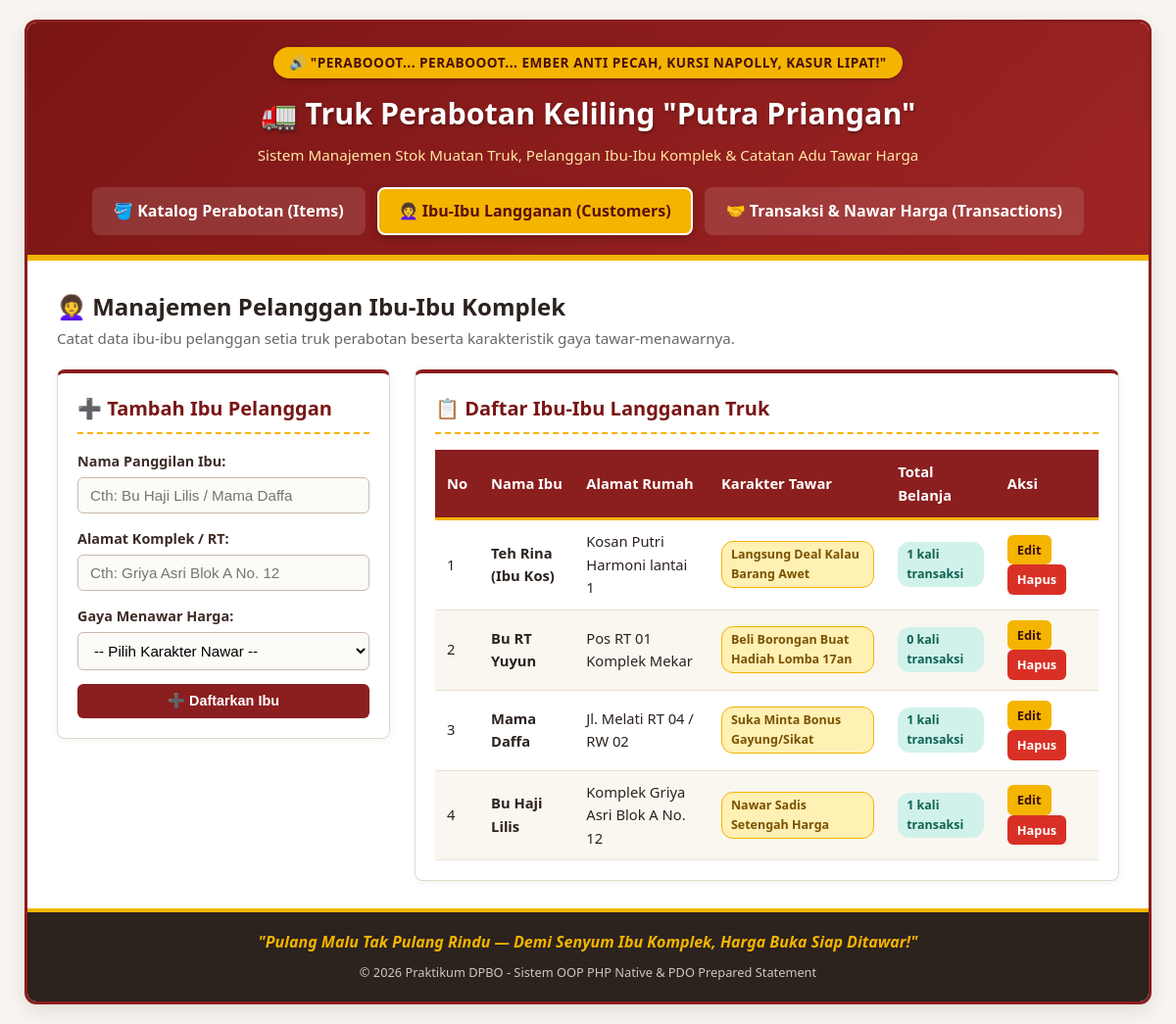
The app's page /index.php?page=customers with its own data.
### tables this page shows
CREATE TABLE customers (
     
    id INT AUTO_INCREMENT PRIMARY KEY,
     
    customer_name VARCHAR(100) NOT NULL,
     
    complex_address VARCHAR(150) NOT NULL,
     
    bargain_style VARCHAR(100) NOT NULL
);

### config/db.php (called while the page is built, shortened)
<?php
class Database {
    private $host = "localhost";
    private $dbname = "db_furniture_truck";
    private $username = "root";
    private $password = "";
    public function __construct() {
        try {
            $dsn = "mysql:host=" . $this->host . ";dbname=" . $this->dbname . ";charset=utf8mb4";
            $this->conn = new PDO($dsn, $this->username, $this->password);
        } catch (PDOException $exception) {
            die("Koneksi Database Gagal: " . $exception->getMessage());
        }
    }
}
?>

### class/Customer.php (called while the page is built, shortened)
<?php
require_once __DIR__ . '/../config/db.php';
class Customer {
    private $db;
    public function __construct() {
        $database = new Database();
        $this->db = $database->conn;
    }
    public function getAllCustomers() {
        $sql = "SELECT c.*, COUNT(t.id) AS total_shopping
                FROM customers c
                LEFT JOIN transactions t ON c.id = t.customer_id
                GROUP BY c.id
                ORDER BY c.id DESC";
        $stmt = $this->db->prepare($sql);
        $stmt->execute();
        return $stmt->fetchAll();
    }
}
?>

### view/customers.php (the view, shortened to what this page needs)
<?php
require_once __DIR__ . '/../class/Customer.php';
$customerObj = new Customer();
$editData = null;
$customersList = $customerObj->getAllCustomers();
?>
<div class="page-title-box" style="margin-bottom: 20px;">
    <h2>👩‍🦱 Manajemen Pelanggan Ibu-Ibu Komplek</h2>
    <p style="color: #666; font-size: 0.95rem;">Catat data ibu-ibu pelanggan setia truk perabotan beserta karakteristik gaya tawar-menawarnya.</p>
</div>
<div class="content-grid">
    <div class="card">
        <h2><?= $editData ? '✏️ Edit Data Ibu' : '➕ Tambah Ibu Pelanggan' ?></h2>
        <form action="index.php?page=customers" method="POST">
            <div class="form-group">
                <label for="customer_name">Nama Panggilan Ibu:</label>
                <input type="text" id="customer_name" name="customer_name"
                       value="<?= $editData ? htmlspecialchars($editData['customer_name']) : '' ?>"
                       placeholder="Cth: Bu Haji Lilis / Mama Daffa" required>
            </div>
            <div class="form-group">
                <label for="complex_address">Alamat Komplek / RT:</label>
                <input type="text" id="complex_address" name="complex_address"
                       value="<?= $editData ? htmlspecialchars($editData['complex_address']) : '' ?>"
                       placeholder="Cth: Griya Asri Blok A No. 12" required>
            </div>
            <div class="form-group">
                <label for="bargain_style">Gaya Menawar Harga:</label>
                <select id="bargain_style" name="bargain_style" required>
                    <option value="">-- Pilih Karakter Nawar --</option>
                </select>
            </div>
            <button type="submit" class="btn <?= $editData ? 'btn-warning' : 'btn-primary' ?>">
                <?= $editData ? '💾 Simpan Perubahan' : '➕ Daftarkan Ibu' ?>
            </button>
        </form>
    </div>
    <div class="card">
        <h2>📋 Daftar Ibu-Ibu Langganan Truk</h2>
        <div class="table-responsive">
            <table>
                <thead>
                    <tr>
                        <th>No</th>
                        <th>Nama Ibu</th>
                        <th>Alamat Rumah</th>
                        <th>Karakter Tawar</th>
                        <th>Total Belanja</th>
                        <th>Aksi</th>
                    </tr>
                </thead>
                <tbody>
                    <?php if (count($customersList) > 0): ?>
                        <?php $no = 1; foreach ($customersList as $row): ?>
                            <tr>
                                <td><?= $no++ ?></td>
                                <td><strong><?= htmlspecialchars($row['customer_name']) ?></strong></td>
                                <td><?= htmlspecialchars($row['complex_address']) ?></td>
                                <td>
                                    <span class="badge badge-yellow">
                                        <?= htmlspecialchars($row['bargain_style']) ?>
                                    </span>
                                </td>
                                <td>
                                    <span class="badge badge-green">
                                        <?= $row['total_shopping'] ?> kali transaksi
                                    </span>
                                </td>
                                <td>
                                    <a href="index.php?page=customers&action=edit&id=<?= $row['id'] ?>" class="btn btn-warning btn-sm">Edit</a>
                                    <a href="index.php?page=customers&action=delete&id=<?= $row['id'] ?>"
                                       class="btn btn-danger btn-sm"
                                       onclick="return confirm('Yakin ingin menghapus data ibu ini? Riwayat transaksinya juga akan ikut terhapus.')">Hapus</a>
                                </td>
                            </tr>
                        <?php endforeach; ?>
                    <?php endif; ?>
                </tbody>
            </table>
        </div>
    </div>
</div>

### style.css (style rules this page uses)
* { box-sizing: border-box; margin: 0; padding: 0; }
body { font-family: 'Segoe UI', Tahoma, Geneva, Verdana, sans-serif; background-color: #F8F5F0; color: #2C221E; line-height: 1.6; padding: 20px; }
.content-grid { display: grid; grid-template-columns: 340px 1fr; gap: 25px; align-items: start; }
.card { background-color: #FFFFFF; border: 1px solid #E2D9C8; border-top: 4px solid #8B1E1E; border-radius: 8px; padding: 20px; box-shadow: 0 2px 8px rgba(0, 0, 0, 0.05); }
.card h2 { font-size: 1.25rem; color: #7A1515; margin-bottom: 16px; padding-bottom: 8px; border-bottom: 2px dashed #F4B400; }
.form-group { margin-bottom: 14px; }
.form-group label { display: block; font-weight: 600; font-size: 0.9rem; margin-bottom: 5px; color: #3D2C26; }
.form-group input, .form-group select { width: 100%; padding: 9px 12px; border: 1.5px solid #C9BBAE; border-radius: 6px; font-size: 0.95rem; background-color: #FDFBF7; }
.btn { display: inline-block; padding: 9px 16px; font-size: 0.9rem; font-weight: 700; text-align: center; text-decoration: none; border-radius: 6px; border: none; cursor: pointer; transition: opacity 0.2s; }
.btn-primary { background-color: #8B1E1E; color: #FFFFFF; width: 100%; }
.btn-warning { background-color: #F4B400; color: #3B1010; }
.btn-danger { background-color: #D93025; color: #FFFFFF; }
.btn-sm { padding: 5px 10px; font-size: 0.8rem; margin-right: 4px; }
.table-responsive { overflow-x: auto; }
table { width: 100%; border-collapse: collapse; font-size: 0.92rem; }
table thead th { background-color: #8B1E1E; color: #FFFFFF; text-align: left; padding: 11px 12px; border-bottom: 3px solid #F4B400; }
table tbody td { padding: 10px 12px; border-bottom: 1px solid #EAE2D6; vertical-align: middle; }
table tbody tr:nth-child(even) { background-color: #FAF6F0; }
.badge { display: inline-block; padding: 3px 9px; border-radius: 12px; font-size: 0.78rem; font-weight: 700; }
.badge-yellow { background-color: #FFF0B3; color: #7A5200; border: 1px solid #F4B400; }
.badge-green { background-color: #D1F2EB; color: #0E6251; }

### records on screen
customers: customer_name "Teh Rina (Ibu Kos)", complex_address "Kosan Putri Harmoni lantai 1", bargain_style "Langsung Deal Kalau Barang Awet", total_shopping "1"
customers: customer_name "Bu RT Yuyun", complex_address "Pos RT 01 Komplek Mekar", bargain_style "Beli Borongan Buat Hadiah Lomba 17an", total_shopping "0"
customers: customer_name "Mama Daffa", complex_address "Jl. Melati RT 04 / RW 02", bargain_style "Suka Minta Bonus Gayung/Sikat", total_shopping "1"
customers: customer_name "Bu Haji Lilis", complex_address "Komplek Griya Asri Blok A No. 12", bargain_style "Nawar Sadis Setengah Harga", total_shopping "1"
